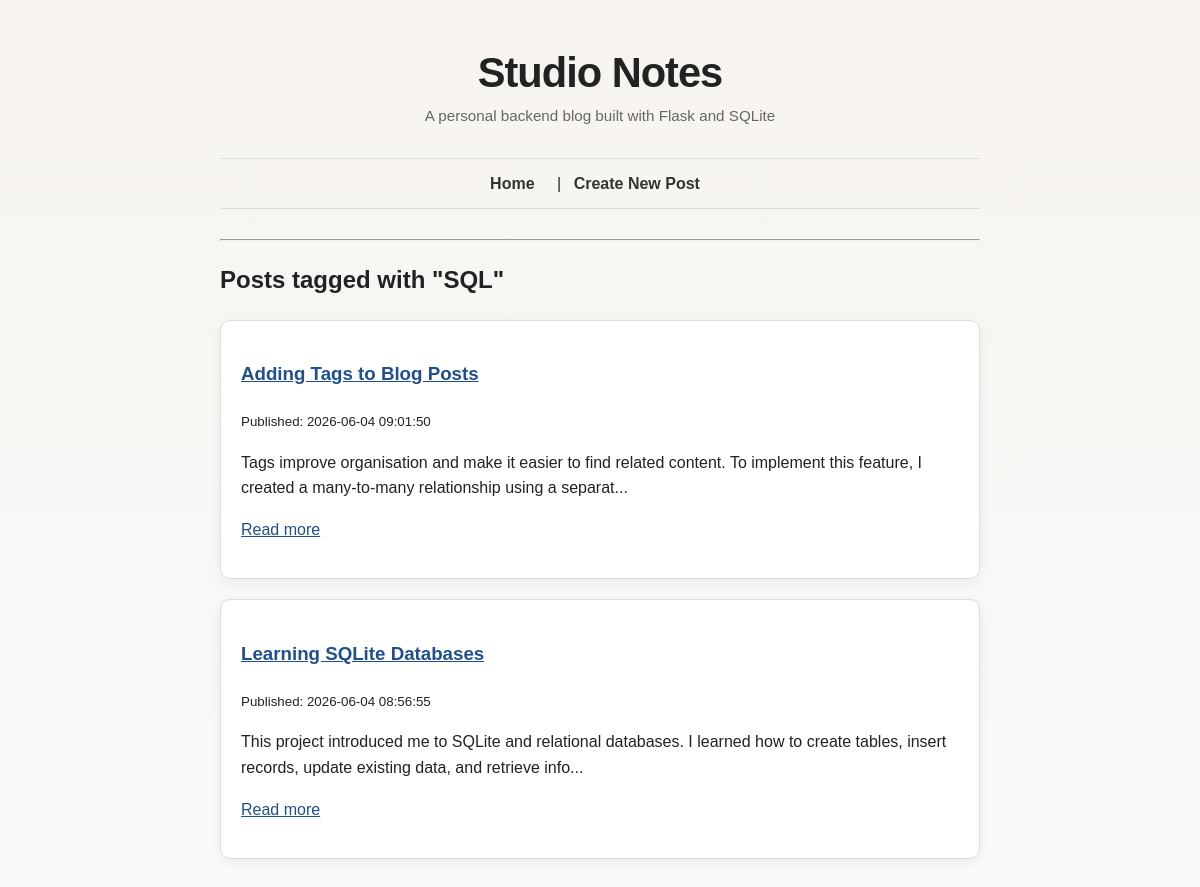
/tags/SQL, run on the app's committed database.
### tables this page shows
CREATE TABLE posts (
    id INTEGER PRIMARY KEY AUTOINCREMENT,
    title TEXT NOT NULL,
    body TEXT NOT NULL,
    created_at TEXT NOT NULL DEFAULT CURRENT_TIMESTAMP,
    updated_at TEXT
);

### app.py (the view)
@app.route("/tags/<tag_name>")
def posts_by_tag(tag_name):
    posts = database.get_posts_by_tag(tag_name)
    return render_template("tag.html", posts=posts, tag_name=tag_name)

### database.py (called while the page is built)
def get_db_connection():
    connection = sqlite3.connect(DATABASE)
    connection.row_factory = sqlite3.Row
    return connection

def get_posts_by_tag(tag_name):
    connection = get_db_connection()
    posts = connection.execute(
        """
        SELECT posts.*
        FROM posts
        JOIN post_tags ON posts.id = post_tags.post_id
        JOIN tags ON tags.id = post_tags.tag_id
        WHERE tags.name = ?
        ORDER BY posts.created_at DESC
        """,
        (tag_name,)
    ).fetchall()
    connection.close()
    return posts

### templates/tag.html
{% extends "layout.html" %}
{% block content %}
<h2>Posts tagged with "{{ tag_name }}"</h2>
{% if posts %}
    {% for post in posts %}
        <article>
            <h3>
                <a href="/posts/{{ post.id }}">{{ post.title }}</a>
            </h3>
            <p><small>Published: {{ post.created_at }}</small></p>
            <p>{{ post.body[:150] }}...</p>
            <p>
                <a href="/posts/{{ post.id }}">Read more</a>
            </p>
        </article>
    {% endfor %}
{% else %}
    <p>No posts found for this tag.</p>
{% endif %}
{% endblock %}

### static/style.css (style rules this page uses)
body { font-family: Arial, sans-serif; max-width: 760px; margin: 40px auto; padding: 0 20px; line-height: 1.6; background-color: #fafafa; color: #222; }
article { background: white; padding: 20px; margin-bottom: 20px; border: 1px solid #ddd; }
a { color: #1f4f8f; }
body { background: linear-gradient(180deg, #f7f4ef 0%, #fafafa 100%); }
article { border-radius: 10px; box-shadow: 0 4px 14px rgba(0, 0, 0, 0.06); }

### data on the page
posts: title "Adding Tags to Blog Posts", created_at "2026-06-04 09:01:50", body "Tags improve organisation and make it easier to find related content. To implement this feature, I created a many-to-many relationship using a separat"
posts: title "Learning SQLite Databases", created_at "2026-06-04 08:56:55", body "This project introduced me to SQLite and relational databases. I learned how to create tables, insert records, update existing data, and retrieve info"

### other printed values
{{ tag_name }} "SQL"
